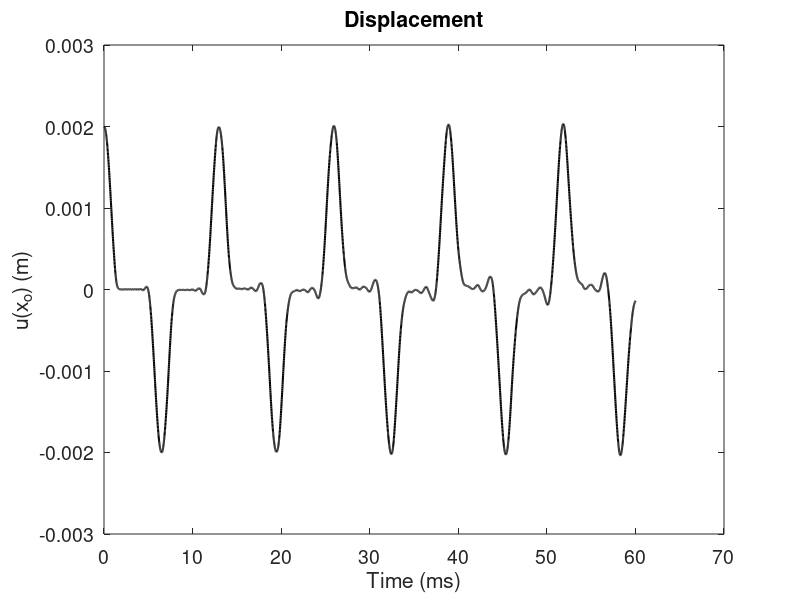
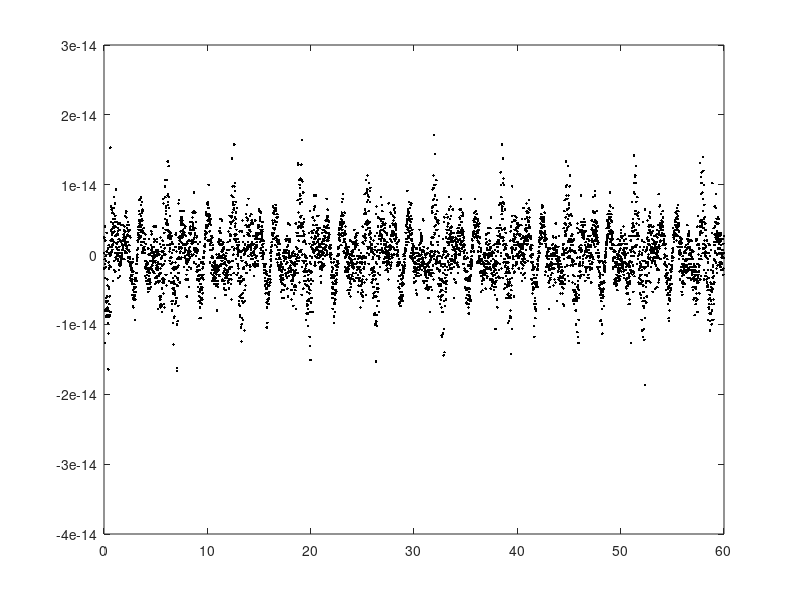

Write the MATLAB code that produced these figures, in order. (Note: this script raises an error after producing the figures.)
%++++++++++++++++++++++++++++++++++++++++++++++++++++++++
%    Kirchhoff-Carrier string SAV split form
%                    Riccardo Russo
%                 University of Bologna
%++++++++++++++++++++++++++++++++++++++++++++++++++++++++

clear
close all

% Flags
%+++++++++++++++++++++++++++++++++++++++++++++++++++++++++++++++++++++++++%
SAV = true;
    plotPsi = true;         

initType = 2;               %1=first mode, 2=raised cosine

dampOn = false;             % enable damping
nLinOn = true;              % enable nonlinearity

play = false;               % set if to play at the end
realTimeDraw = false;       % plot in real time
computeEnergy = true;       % computes and plots the energy

plotSpect = true;

% Custom Parameters
%+++++++++++++++++++++++++++++++++++++++++++++++++++++++++++++++++++++++++%
OSfac = 2;
SR = OSfac*44100;           % sample rate
k = 1 / SR;                 % time step
durSec = 0.06;              % length of simulation in seconds
timeSamples = SR*durSec;     

amplitude = 2e-3;           % initial displacement for initial conditions

% potential shift
shiftV = eps;  

%-- string parameters
rho = 8.05*10^3;            % material density [kg/m^3] 
T0 = 75;                    % tension [N] 
radius = 3.5560e-04;        % radius (0.016 gauge) [m] 
E = 174e9;                  % Young modulus [Pa]
L = 1;                      % length in meters

Area = pi*radius^2;         % area of string section
rA = rho*Area;
I = (pi*radius^4)/ 4;       % moment of Inertia
K = sqrt(E*I/rA);           % Stiffness parameter
c = sqrt(T0/rA); 

%+++++++++++++++++++++++++++++++++++++++++++++++++++++++++++++++++++++++++%
%%%%% Damping
omega1 = 0*2*pi;
omega2 = 1000*2*pi;
T601 = 15; T602 = 10;
param1 = (-c^2 + sqrt(c^4 + 4*K^2*omega1^2))/(2*K^2);
param2 = (-c^2 + sqrt(c^4 + 4*K^2*omega2^2))/(2*K^2);

sigma0 = (6*log(10)/(param2 - param1))*(param2/T601 - param1/T602); 
sigma1 = (6*log(10)/(param2 - param1))*(-1/T601 + 1/T602);

if ~dampOn sigma0 = 0; sigma1 = 0; end

sigmaL = sigma0;

% grid spacing
%+++++++++++++++++++++++++++++++++++++++++++++++++++++++++++++++++++++++++%
epsilon = 0.01;          %Deviation from stability condition
h = sqrt((c^2*k^2 + 4*sigma1*k + sqrt((c^2*k^2 + 4*sigma1*k)^2+((16*K^2*k^2))))/2)*(1 + epsilon);

N = 2*floor(0.5*L/h);
h = L/N;
k = (-(h^2*(2*sigma1 + 2*epsilon*sigma1 - (4*K^2*epsilon^2 + 8*K^2*epsilon + 4*K^2 + c^2*h^2 + 4*epsilon^2*sigma1^2 + 8*epsilon*sigma1^2 + 4*sigma1^2)^(1/2)))/(4*K^2*epsilon^3 + 12*K^2*epsilon^2 + 12*K^2*epsilon + 4*K^2 + c^2*epsilon*h^2 + c^2*h^2));
SR = floor(1/k);
timeSamples = floor(SR*durSec);

nPoints = N - 1;

% output position
%+++++++++++++++++++++++++++++++++++++++++++++++++++++++++++++++++++++++++%
outPos = floor((nPoints + 1)/2);

% initialisations 1
%+++++++++++++++++++++++++++++++++++++++++++++++++++++++++++++++++++++++++%
%%%%% Offline initialization of matrices
Id = speye(nPoints);
Dxm = (diag(ones(1,N)) + diag(-1*ones(1,N-1),-1));
Dxm = sparse(Dxm(:,1:end-1)/h);
Dxp = -1*Dxm.';
Dxx = Dxp*Dxm;
Dxxxx = Dxx.'*Dxx;

B = 2*rA*Id + (T0*k^2 + 2*rA*sigma1*k)*Dxx - E*I*k^2*Dxxxx;
M1 = (rA*sigma0*k - rA)*Id - 2*rA*sigma1*k*Dxx;
invM = (1/(rA+rA*sigma0*k))*Id;

%initial conditions
%+++++++++++++++++++++++++++++++++++++++++++++++++++++++++++++++++++++++++%
u = zeros(nPoints,1);
uPrev = zeros(nPoints,1);
uNext = zeros(nPoints,1);

u1 = zeros(nPoints,1);
uPrev1 = zeros(nPoints,1);
uNext1 = zeros(nPoints,1);

switch initType
    case 1
        uPrev = (amplitude*sin(pi*(1:nPoints)/N)).';
    case 2
        widthMeter = 0.25;  
        width = floor(widthMeter*nPoints);
        excitPos = outPos;
        initDistr = zeros(nPoints,1);
        for i = 1:nPoints
            if abs(i-excitPos)<=width
                initDistr(i) = 0.5*(1+cos(pi*(i-excitPos)/width));
            else
                initDistr(i) = 0;
            end
        end
        uPrev = initDistr*amplitude;
end
u = uPrev + 0.5*k^2*(h*c^2*Dxx*uPrev - h*K^2*Dxxxx*uPrev + nLinOn*h*(0.5*E*h/(L*rho))*(-uPrev.'*Dxx*uPrev)*Dxx*uPrev);

u1 = u;
uPrev1 = uPrev;

%+++++++++++++++++++++++++++++++++++++++++++++++++++++++++++++++++++++++++%
%%%%%Initializations

% initializing potential
uMid = 0.5*(u + uPrev);

V = (E*h^2*Area/8/L)*(-uMid.'*Dxx*uMid)^2;

psiPrev = sqrt(2*V);
psiNext = 0;

Out = zeros(timeSamples + 2,1); 

Out(1) = uPrev(outPos);
Out(2) = u(outPos);

Kin = zeros(1,timeSamples);
PotLin = zeros(1,timeSamples);
PotNlin = zeros(1,timeSamples);
En = zeros(1,timeSamples);
Loss = 0;
Psi = zeros(1,timeSamples+1);

Psi(1) = psiPrev;

g = zeros(nPoints,1);
q = zeros(nPoints,1);

%+++++++++++++++++++++++++++++++++++++++++++++++++++++++++++++++++++++++++%
%%%%%Simulation
tic
for n=1:timeSamples
    if SAV
    %%%% SAV 
        lin = +B*u + (M1*uPrev);
        g = - sqrt(E*Area*h^2/L)*Dxx*u;      
    
        b1 = g.'*uPrev;
        b = lin - (k^2/4/h)*g*b1;% - k^2*g*psiPrev/h;
        chi = invM * (k^2/4/h)*g;
    
        csi = invM * b; 
        c1 = g.'*csi;
        c2 = (1 + g.'*chi);
        uNext = csi - chi*(c1/c2);
        
        psiNext = psiPrev + 0.5*g.'*(uNext - uPrev);
        Psi(n+1) = psiNext;
        
        if computeEnergy
            Kin(n) = 0.5*rA*h*(uNext-u).'*(uNext-u)/k^2;
            PotLin(n) = - 0.5*T0*h*uNext.'*(Dxx*u) + 0.5*E*I*h*(Dxx*uNext).'*(Dxx*u);
            PotNlin(n) = 0.5*psiNext^2;

            deltaD = 0.5*(uNext - uPrev)/k; deltaM = (u - uPrev)/k;
            Loss = (Loss + 2*rA*h*(sigma1*(deltaD.'*(Dxx*deltaM)) - sigma0*(deltaD.'*deltaD)));
            En(n) = Kin(n) + PotLin(n) + PotNlin(n) - Loss*k;
        end
    
        psiPrev = psiNext;
    else
        %%%%% Explicit scheme
    
        lin = +B*u + (M1*uPrev);
        
        q = (k*sqrt(h*E*Area/L)*0.5)*Dxx*u;
    
        coeff0 = q.'*uPrev;
        coeff1 = lin - q*coeff0;
    
        coeff2 = invM*coeff1;
        coeff3 = invM*q;
        coeff4 = 1+q.'*coeff3;
        coeff5 = q.'*coeff2;
        uNext = coeff2 - (1/coeff4)*coeff3*coeff5;
    
       if ~SAV
            uMid = 0.5*(u + uNext);
            V = (E*h^2*Area/8/L)*(-uMid.'*Dxx*uMid)^2;
            psiNext = sqrt(2*V);
            Psi(n+1) = psiNext;
        end
        
        if computeEnergy
            Kin(n) = 0.5*rA*h*(uNext-u).'*(uNext-u)/k^2;
            PotLin(n) = - 0.5*T0*h*uNext.'*(Dxx*u) + 0.5*E*I*h*uNext.'*(Dxxxx*u);
            deltaD = 0.5*(uNext - uPrev)/k; deltaM = (u - uPrev)/k;
            Loss = (Loss + 2*rA*h*(sigma1*(deltaD.'*(Dxx*deltaM)) - sigma0*(deltaD.'*deltaD)));
            if nLinOn
                PotNlin(n) = (E*Area*h^2/8/L)*(-uNext.'*Dxx*u)^2;
            end
            En(n) = Kin(n) + PotLin(n) + PotNlin(n) - Loss*k;
        end
    end

    Out(n+2)= uNext(outPos);
    
    if realTimeDraw
        plot(uNext)
        drawnow;
    end
    uPrev = u;
    u = uNext; 
end
realTimeFrac = toc

%+++++++++++++++++++++++++++++++++++++++++++++++++++++++++++++++++++++++++%
%%%%% Play & Plot
lineWidth = 1.5;
fontSize = 14;

if play 
    soundsc(Out,SR); 
end

figure(1)
plot((1:timeSamples+2)*k*1000, Out,'LineWidth',lineWidth,'Color','k')
set(gca,'FontSize',fontSize);
xlabel('Time (ms)');
ylabel('u(x_o) (m)')

title('Displacement')

windowLength = 2^nextpow2(SR/8);
if windowLength < timeSamples
    figure(2)
    spectrogram(Out,hann(windowLength),floor(windowLength/1.1),windowLength,SR,'onesided','yaxis');
    colorbar off
    ax=gca;
    set(gca,'FontSize',fontSize);
    ylim(ax, [0,4]); 
    colormap hot
end

if computeEnergy
    figure(3)
    pow2 = 2^(nextpow2(En(1))-1);
    plot((1:timeSamples-1)*k*1000,diff(En)/pow2, 'k.','LineWidth',lineWidth,'Color','k')
    if gridOn
        hold on
        yline(0);
        hold on
        for count = 1:10
            lineHeigh = eps*count;
            yline(lineHeigh);
            hold on
            yline(-lineHeigh);
            hold on
        end
        hold off
    end
    set(gca,'FontSize',fontSize);
    xlabel('Time (ms)');
    ylabel('\Delta H')
    xlim([0 20])

    if SAV
        figure(4)
        plot(Psi)
        title("Psi")
    end
end
